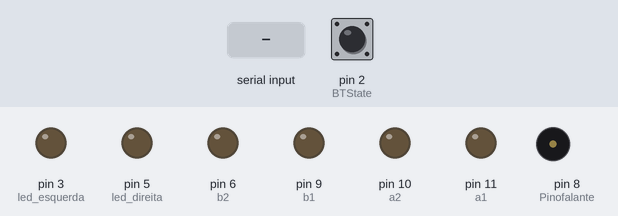
Bench run of a sketch on a simulated Arduino Uno, built with avr-gcc and run on an emulated ATmega328P. On the bench: output pins drawn as LEDs (lit = HIGH), buzzer (waves = sounding). The inputs (shaded band) are chosen by the test bench; at power-on: pin 2 (BTState) HIGH. What the sketch prints to the serial monitor is not drawn.

Above: at 1.2 s.
1.3 s: "B" received over Serial
At 1.8 s:
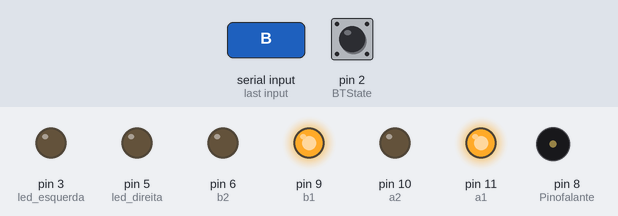
2.8 s: "F" received over Serial
At 4.0 s:
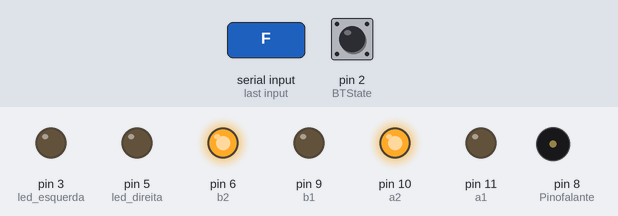
4.3 s: "L" received over Serial
At 5.2 s:
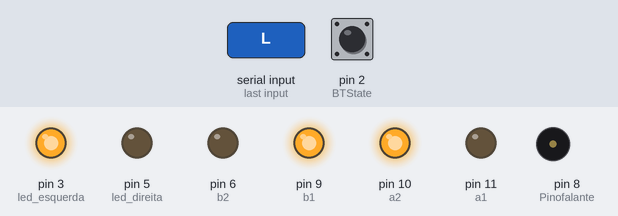
5.8 s: "R" received over Serial
At 6.4 s:
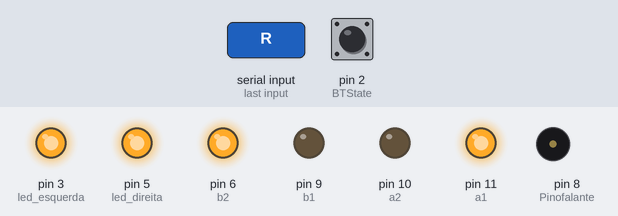
7.3 s: "V" received over Serial
8.8 s: "S" received over Serial
At 12.0 s:
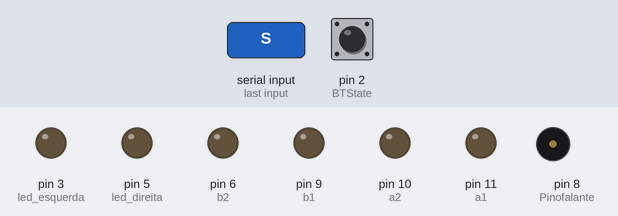
Timing chart, 0 to 12.8 s (numbered marks = the images above; inputs shaded):
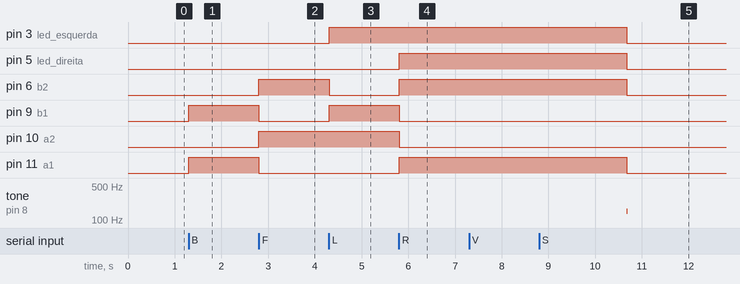

The sketch:

Carro_Arduino.ino
```cpp
#define tempo 10
const int a1  = 11;
const int a2  = 10;
const int b1  = 9;
const int b2  = 6;
const int led_esquerda  = 3;
const int led_direita  = 5;
int Pinofalante = 8;
const int BTState = 2;

int i = 0;
int j = 0;
int state_rec;
int vSpeed = 255;
int frequencia = 0;
char state;

void setup() {
  pinMode(a1, OUTPUT);
  pinMode(a2, OUTPUT);
  pinMode(b1, OUTPUT);
  pinMode(b2, OUTPUT);
  pinMode(led_esquerda, OUTPUT);
  pinMode(led_direita, OUTPUT);
  pinMode(Pinofalante, OUTPUT);
  pinMode(BTState, INPUT);

  Serial.begin(9600);
}


void loop() {
  // Para o carro quando a conexão com Bluetooth é perdida ou desconectada.
  if (digitalRead(BTState) == LOW) {
    state_rec = 'S';
  }
  // Salva os valores da variável 'state'
  if (Serial.available() > 0) {
    state_rec = Serial.read();
    state = state_rec;
  }
  if (state != 'S') {
    Serial.print(state);
  }
  if (state == 'B') { // Movimenta para frente.
    analogWrite(b1, vSpeed);
    analogWrite(a1, vSpeed);
    analogWrite(a2, 0);
    analogWrite(b2, 0);
  }
  else if (state == 'F') { // Movimenta para trás.
    analogWrite(a1, 0);
    analogWrite(b1, 0);
    analogWrite(b2, vSpeed);
    analogWrite(a2, vSpeed);
  }
  else if (state == 'L') {   // Movimenta para esquerda.
    digitalWrite(led_esquerda, HIGH);
    analogWrite(a1, 0);
    analogWrite(a2, vSpeed);
    analogWrite(b1, vSpeed);
    analogWrite(b2, 0);
  }
  else if (state == 'R') {   // Movimenta para direita.
    digitalWrite(led_direita, HIGH);
    analogWrite(a1, vSpeed);
    analogWrite(a2, 0);
    analogWrite(b1, 0);
    analogWrite(b2, vSpeed);
  }
  else if (state == 'S') {   // Permanece parado.
    analogWrite(a1, 0);
    analogWrite(a2, 0);
    analogWrite(b1, 0);
    analogWrite(b2, 0);
    digitalWrite(led_esquerda, LOW);
    digitalWrite(led_direita, LOW);
  }
  else if (state == 'V') {
    if (j == 0) {
        for (frequencia = 150; frequencia < 1800; frequencia += 1){
          tone(Pinofalante, frequencia, tempo);
          delay(1);
        }
        for (frequencia = 1800; frequencia > 150; frequencia -= 1)
        {
          tone(Pinofalante, frequencia, tempo);
          delay(1);
        }
      j = 1;
    }
    else if (j == 1) {
      noTone(Pinofalante);
      j = 0;
    }
    state = 'n';
  }
}
```

Measured:
- after the input at 1.3 s, pin 9 (b1), pin 11 (a1): LOW → HIGH at once
- after the input at 2.8 s, pin 6 (b2), pin 10 (a2): LOW → HIGH at once; pin 9 (b1), pin 11 (a1): HIGH → LOW at once
- after the input at 4.3 s, pin 3 (led_esquerda), pin 9 (b1): LOW → HIGH at once; pin 6 (b2): HIGH → LOW at once
- after the input at 5.8 s, pin 5 (led_direita), pin 6 (b2), pin 11 (a1): LOW → HIGH at once; pin 9 (b1), pin 10 (a2): HIGH → LOW at once
- after the input at 8.8 s, tone on pin 8 (Pinofalante): stays silent (without the input it goes to 787 Hz after 1.2 s)
